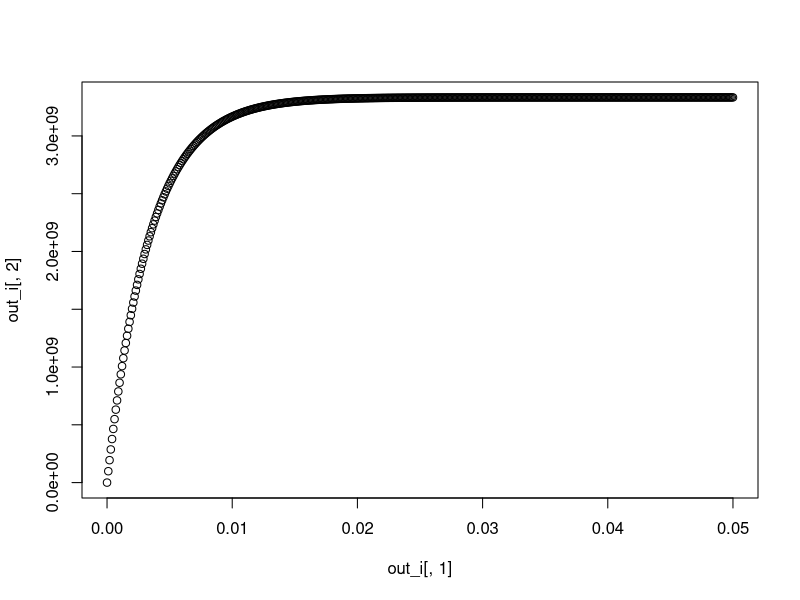

R code for this plot:
# Code for memory-microbe
# Author: Prashant Kalvapalle
# Date started: 1 feb 2019

# initializing variables
r0 <- 1e10 # copies of plasmid (unflipped) in 1 ml culture
f0 <- 0
k1 <- 100 # sec-1
k2 <- 200 # sec-1

i0 <- 1e3 # number of integrase proteins
kcat <- 1 # sec-1
km <- 1e5 # copies

# other initializations
t <- seq(0,.05,.0001) # time sequence

# calling libraries
library(deSolve)
# library(magrittr)
# library(ggplot2)

# differential equations
func_i <- function(t,y, params) # differential equation for intrinsic flipping - integrase independant
{with(as.list(c(y,params)),
      {f <- y[1]; r <- y[2]
      df <- k1*r - k2*f
      dr <- -df
      dy <- list(c(df,dr))}
)}

func_int <- function(t,y, params) # integrase dependant flipping differential eqn
{with(as.list(c(y,params)),
      {f <- y[1]; r <- y[2]
      df <- k1*r - k2*f
      dr <- -df
      dy <- list(c(df,dr))}
)}

# Solving ODE for intrinsic flipping
out_i <- ode(c(f = f0, r = r0), times = t, func_i, c(k1,k2))
# View(out_i)
plot(out_i[,1], out_i[,2])
